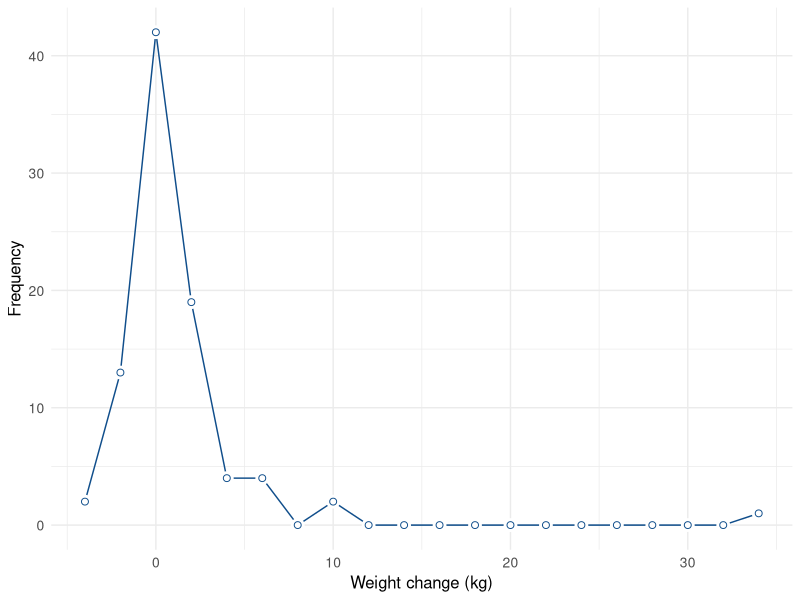

The R script that drew this image:
rm(list = ls())
library(ggplot2)

data <- read.csv("obj2_weight_difference.csv")
wgt <- na.omit(data$weight_difference_kg)

breaks <- seq(floor(min(wgt))-1, ceiling(max(wgt)), by = 2)
hist.data <- hist(wgt, breaks = breaks, right = FALSE, plot = FALSE)

df <- data.frame(vals = hist.data$mids, freq = hist.data$counts)

ggplot(df, aes(x = vals, y = freq)) +
  geom_line(color = "dodgerblue4", linewidth = 0.5) +
  geom_point(color = "white", size = 4, shape = 21, fill = "white") + 
  geom_point(color = "dodgerblue4", size = 2, shape = 1) + 
  labs(x = "Weight change (kg)",
    y = "Frequency") +
  theme_minimal() +
  theme(axis.title = element_text(size = 12),
        axis.text = element_text(size = 10),
        plot.title = element_text(size = 13, hjust = 0.5))
